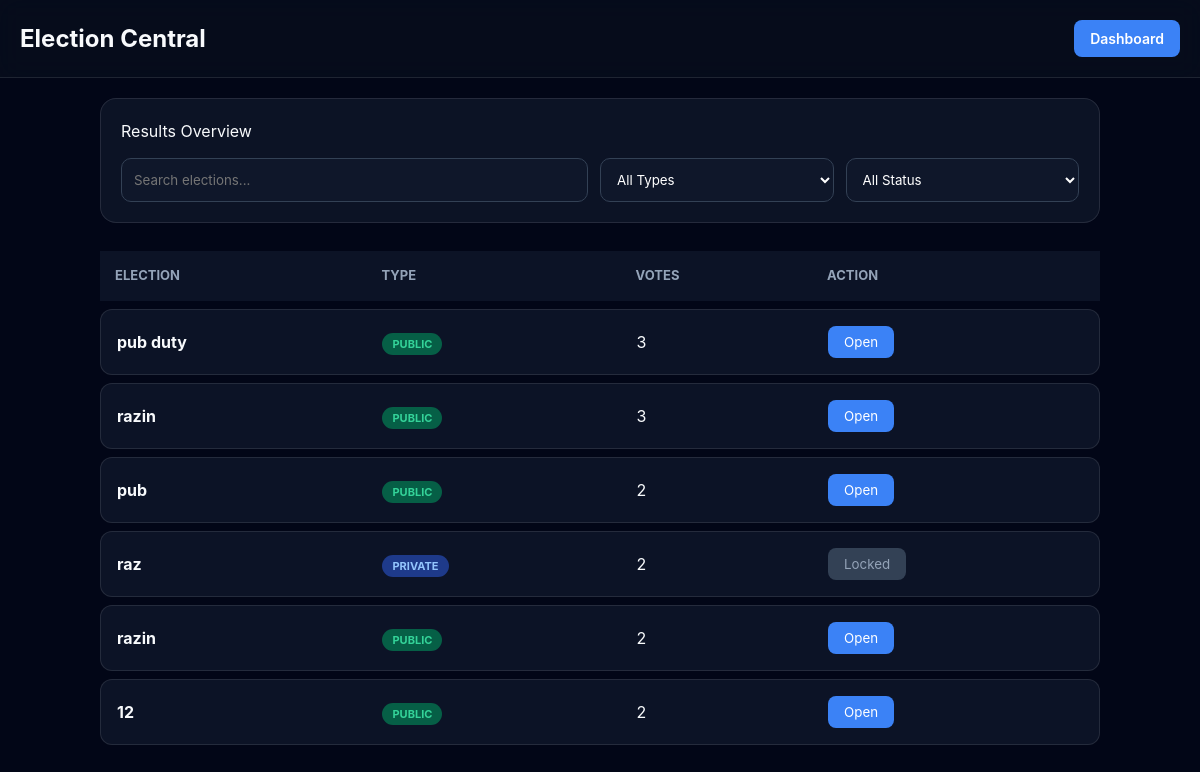
Page /admin/results (signed in) on the committed database.
### app.py (models this page shows)
class Election(db.Model):
    id = db.Column(db.Integer, primary_key=True)
    admin_id = db.Column(db.Integer, db.ForeignKey("admin.id"))
    name = db.Column(db.String(120))
    election_type = db.Column(db.String(20))  # public / private
    public_code = db.Column(db.String(20), nullable=True)
    start_time = db.Column(db.String(40), nullable=True)
    end_time = db.Column(db.String(40), nullable=True)
    result_visible = db.Column(db.Boolean, default=True)
    candidates = db.relationship("Candidate", backref="election", cascade="all,delete")
    votes = db.relationship("Vote", backref="election", cascade="all,delete")
    whitelist = db.relationship("VoterWhitelist", backref="election", cascade="all,delete")

### app.py (the view)
@app.route("/admin/results")
def admin_results_page():
    if not require_admin_login():
        return redirect("/")
    admin = Admin.query.get(session["admin_id"])
    elections = Election.query.filter_by(admin_id=admin.id).all()
    result_list = []
    now = datetime.now()
    for e in elections:
        total_votes = Vote.query.filter_by(election_id=e.id).count()
        ended = False
        if e.end_time:
            end_dt = datetime.fromisoformat(e.end_time) if isinstance(e.end_time, str) else e.end_time
            ended = now >= end_dt
        can_open = False
        reason = ""
        if not e.result_visible:
            reason = "This election is currently set to 'Hidden' by Admin settings."
        elif e.election_type == 'private' and not ended:
            reason = f"Private election results remain locked until the end time ({e.end_time})."
        else:
            can_open = True
        result_list.append({
            "id": e.id,
            "name": e.name,
            "type": e.election_type,
            "total_votes": total_votes,
            "ended": ended,
            "visible": e.result_visible,
            "can_open": can_open,
            "reason": reason
        })
    return render_template("admin_results.html", elections=result_list, admin=admin)

### app.py (called while the page is built)
def require_admin_login():
    if "admin_id" not in session or not session["admin_id"]:
        flash("Admin login required")
        return False
    return True

### templates/admin_results.html (shortened to what this page needs)
<!DOCTYPE html>
<html lang="en">
<head>
</head>
<body>
<nav class="nav-header">
    <h2>Election Central</h2>
    <a href="/admin/dashboard" class="btn-dash">Dashboard</a>
</nav>
<div class="container">
    <div class="filter-card">
        <div class="section-title">Results Overview</div>
        <div class="filter-grid">
            <input id="searchBox" placeholder="Search elections...">
            <select id="filterType">
                <option value="">All Types</option>
            </select>
            <select id="filterStatus">
                <option value="">All Status</option>
            </select>
        </div>
    </div>
    <div class="results-container">
        <table class="desktop-table">
            <thead>
                <tr>
                    <th>Election</th>
                    <th>Type</th>
                    <th>Votes</th>
                    <th>Action</th>
                </tr>
            </thead>
            <tbody>
                {% for e in elections %}
                <tr class="result-row" data-name="{{ e.name|lower }}" data-type="{{ e.type }}" data-status="{{ 'available' if e.can_open else 'locked' }}">
                    <td><strong>{{ e.name }}</strong></td>
                    <td><span class="badge {{ 'badge-pub' if e.type == 'public' else 'badge-pri' }}">{{ e.type.upper() }}</span></td>
                    <td>{{ e.total_votes }}</td>
                    <td>
                        {% if e.can_open %}
                            <a href="/admin/results/{{ e.id }}"><button class="btn-open">Open</button></a>
                        {% else %}
                            <button class="btn-locked" onclick="showReason('{{ e.reason }}')">Locked</button>
                        {% endif %}
                    </td>
                </tr>
                {% endfor %}
            </tbody>
        </table>
    </div>
</div>
</body>
</html>

### templates/admin_results.html (style rules this page uses)
:root { --bg: #020617; --card-bg: rgba(15, 23, 42, 0.8); --border: rgba(255, 255, 255, 0.1); --accent: #3b82f6; --text-main: #f8fafc; --text-dim: #94a3b8; --glass: blur(12px); }
* { margin: 0; padding: 0; box-sizing: border-box; font-family: 'Inter', system-ui, sans-serif; }
body { background: var(--bg); color: var(--text-main); line-height: 1.5; padding-bottom: 40px; }
.nav-header { display: flex; justify-content: space-between; align-items: center; padding: 20px; background: rgba(11, 18, 32, 0.5); backdrop-filter: var(--glass); border-bottom: 1px solid var(--border); position: sticky; top: 0; z-index: 100; }
.btn-dash { background: var(--accent); color: white; padding: 8px 16px; border-radius: 8px; text-decoration: none; font-size: 14px; font-weight: 600; transition: 0.3s; }
.container { width: 1000px; max-width: 95%; margin: 20px auto; }
.filter-card { background: var(--card-bg); backdrop-filter: var(--glass); border: 1px solid var(--border); border-radius: 16px; padding: 20px; margin-bottom: 20px; }
.filter-grid { display: grid; grid-template-columns: 2fr 1fr 1fr; gap: 12px; margin-top: 15px; }
input, select { background: #0f172a; border: 1px solid #334155; color: white; padding: 12px; border-radius: 10px; outline: none; }
.results-container { overflow-x: auto; }
.desktop-table { width: 100%; border-collapse: separate; border-spacing: 0 8px; }
.desktop-table th { padding: 15px; text-align: left; color: var(--text-dim); font-size: 13px; text-transform: uppercase; }
.desktop-table tr { background: var(--card-bg); transition: 0.2s; }
.desktop-table td { padding: 16px; border-top: 1px solid var(--border); border-bottom: 1px solid var(--border); }
.desktop-table td:first-child { border-left: 1px solid var(--border); border-radius: 12px 0 0 12px; }
.desktop-table td:last-child { border-right: 1px solid var(--border); border-radius: 0 12px 12px 0; }
.badge { padding: 4px 10px; border-radius: 20px; font-size: 11px; font-weight: 700; }
.badge-pub { background: #065f46; color: #34d399; }
.badge-pri { background: #1e3a8a; color: #93c5fd; }
.btn-open { background: var(--accent); border: none; color: white; padding: 8px 16px; border-radius: 8px; cursor: pointer; }
.btn-locked { background: #334155; color: #94a3b8; border: none; padding: 8px 16px; border-radius: 8px; cursor: not-allowed; }

### rows in the picture
Election: name "pub duty", type "PUBLIC", total_votes "3"
Election: name "razin", type "PUBLIC", total_votes "3"
Election: name "pub", type "PUBLIC", total_votes "2"
Election: name "raz", type "PRIVATE", total_votes "2"
Election: name "razin", type "PUBLIC", total_votes "2"
Election: name "12", type "PUBLIC", total_votes "2"
